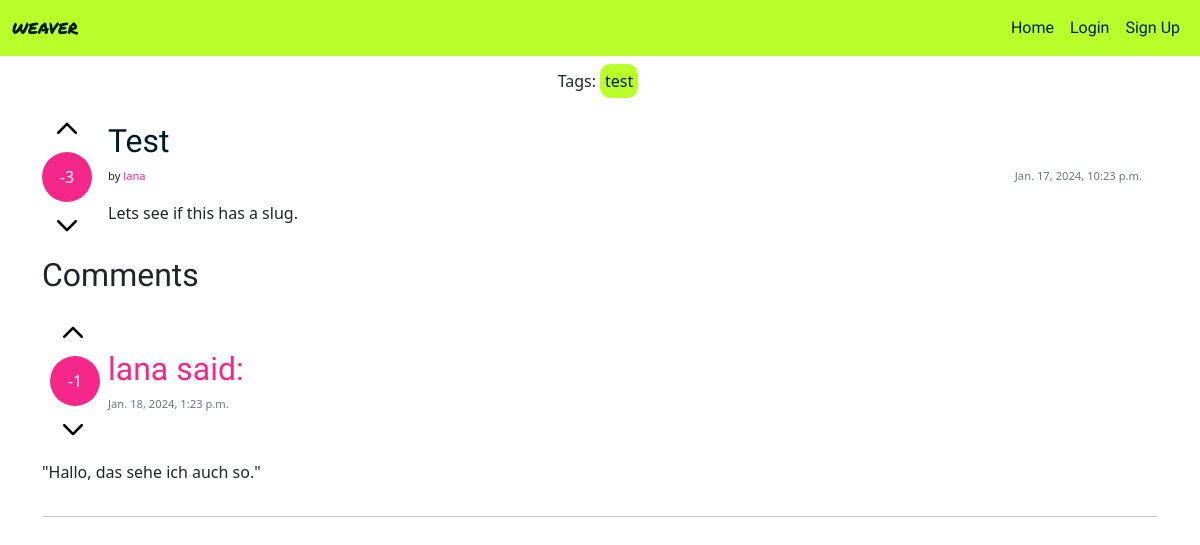
/thread/test/, run on an earlier commit of the app's database.
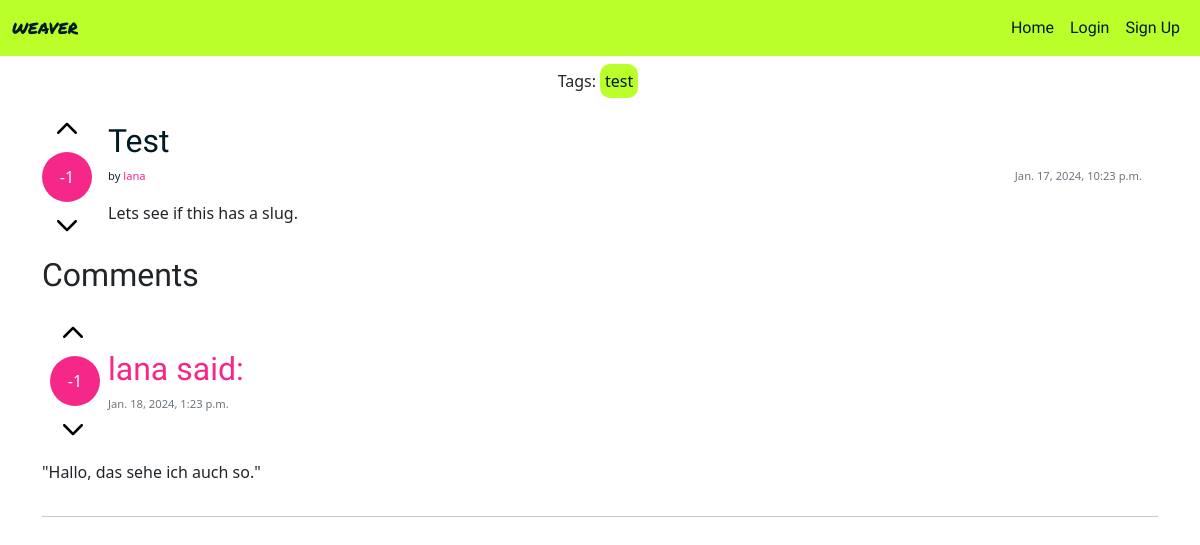
And on a later commit of the database.
### weave_manager/models.py (models this page shows, shortened)
class Thread(models.Model):
    title = models.CharField(max_length=200, unique=True)
    slug = models.SlugField(max_length=200, unique=True)
    author = models.ForeignKey(settings.AUTH_USER_MODEL,
        on_delete=models.CASCADE, related_name="posts")
    content = models.TextField()
    votes = models.IntegerField(default=0)
    created_on = models.DateTimeField(auto_now_add=True)
    status = models.IntegerField(choices=STATUS, default=0)
    tags = TaggableManager()
    class Meta:
        ordering = ["-created_on"]

### authentication/models.py (models this page shows)
class User(AbstractUser):
    bio = models.CharField(max_length=200, unique=False)
    created_on = models.DateTimeField(auto_now_add=True)
    profile_pic = models.ImageField(null=True, blank=True, default="default.png")

### weave_manager/views.py (the view)
# urls.py: path('thread/<slug:slug>/', ThreadDetailView.as_view(), name='thread_detail'),
class ThreadDetailView(DetailView):
    model = Thread
    template_name = 'thread_detail.html'
    context_object_name = 'thread'
    def get_context_data(self, **kwargs):
        context = super().get_context_data(**kwargs)
        context['comment_form'] = CommentForm()
        context['comments'] = self.object.comments.all()  # Retrieve comments for the thread
        return context

### weave_manager/templates/thread_detail.html (shortened to what this page needs)
{% extends "base.html" %}
{% load static %}
{% load crispy_forms_tags %}
{% block content %}
<div class="container-lg">
    <div class="d-flex flex-row align-items-center justify-content-center m-2">
        <p class="m-0">Tags:</p>
        {% for tag in thread.tags.all %}
        <p class="tag m-0 mx-1">{{ tag }}</p>
        {% endfor %}
    </div>
    <div class="my-2 d-flex flex-row">
        <div class="d-flex flex-column align-items-center">
            <a href="{% url 'upvote_thread' thread_id=thread.id %}"><img src="{% static 'img/icons/up.svg' %}" class="icon m-2"></img></a>
            <p class="circle m-0">{{ thread.votes }}</p>
            <a href="{% url 'downvote_thread' thread_id=thread.id %}"><img src="{% static 'img/icons/up.svg' %}" class="icon m-2 rotate-180"></img></a>
        </div>
        <div class="card-body d-flex flex-column">
            <h2><a href="{% url 'thread_detail' slug=thread.slug %}" class="card-title">{{ thread.title }}</a></h2>
            <div class="d-flex flex-row justify-content-between">
                <p class="fs-7">by <a href="{% url 'user_profile' username=thread.author %}" class="link">{{ thread.author }}</a></p>
                <p class="card-text text-muted fs-7">{{ thread.created_on}}</p>
            </div>
            <p class="card-text">{{ thread.content }}</p>
        </div>
    </div>
</div>
<div class="container-lg">
    <h2>Comments</h2>
    {% for comment in comments %}
    <div class="d-flex flex-column">
        <div class="d-flex flex-row align-items-center">
            <div class="p-2">
                <a href="{% url 'upvote_comment' comment_id=comment.id %}"><img src="{% static 'img/icons/up.svg' %}" class="icon m-2"></img></a>
                <p class="circle m-0">{{ comment.votes }}</p>
                <a href="{% url 'downvote_comment' comment_id=comment.id %}"><img src="{% static 'img/icons/up.svg' %}" class="icon m-2 rotate-180"></img></a>
            </div>
            <div>
                <a href="{% url 'user_profile' username=comment.author %}" class="link">
                    <h2>{{ comment.author }} said:</h2>
                </a>
                <p class="card-text text-muted fs-7">{{ comment.created_on}}</p>
            </div>
        </div>
        <div class="comment">
            <p>"{{ comment.body }}"</p>
        </div>
    </div>
    <hr>
    {% endfor %}
</div>
{% endblock %}

What changed in the data, as far as the page shows it:
changed Thread "Test": votes "-3" → "-1"
